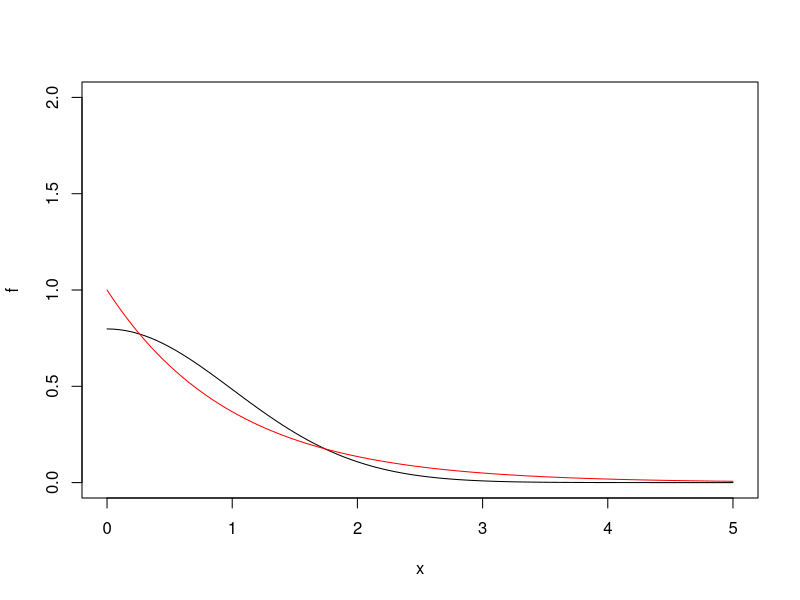
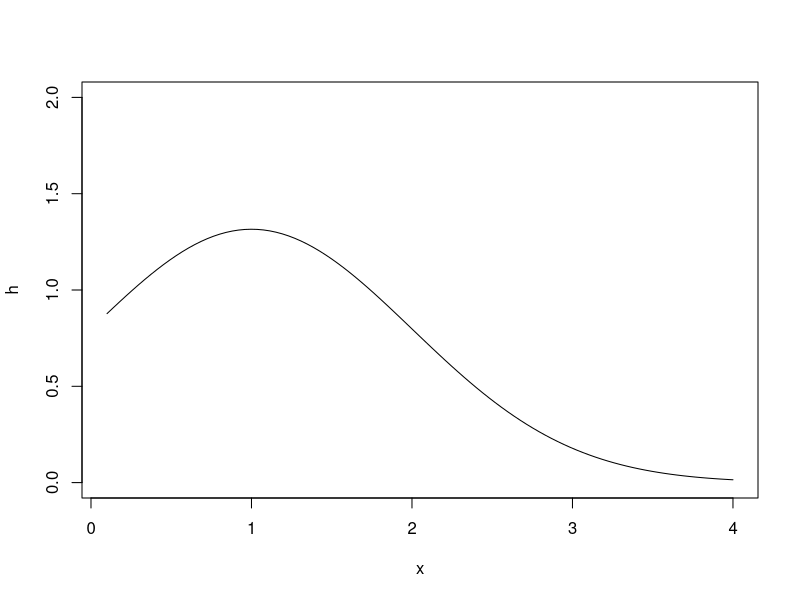

Here is the R script that generated these plots, in order:
set.seed(917)

f <- function(x){
  (2/sqrt(2*pi))*exp(-x^2/2)
}
g <- function(x){
  exp(-x)
}

plot(f, ylim=c(0,2), xlim=c(0,5))
plot(g, add=TRUE, col="red",  ylim=c(0,2), xlim=c(0,5))

h <- function(x){
  f(x)/g(x)
}
plot(h, xlim=c(0.1,4), ylim=c(0,2))

M <- 2


# ACEPTACIÓN RECHAZO

genera.una <- function(...){
  MAXITER = 10000
  continuar = TRUE
  iter <- 1
  while(continuar | iter <= MAXITER){
    # 1) -haz exponencial # # o usen rexp
    Y <- log(1/(1-runif(1))) # exponencial
    U <- runif(1) # unif
    # ----------------#
    # 2) acepto o rechazo
    if( U <= f(Y)/(M*g(Y))){
      X <- Y
      continuar = FALSE
    }
    iter <- iter + 1
  } 
  return(X)
}
genera.muchas <- function(n){
  sapply(1:n, FUN=genera.una)
}


